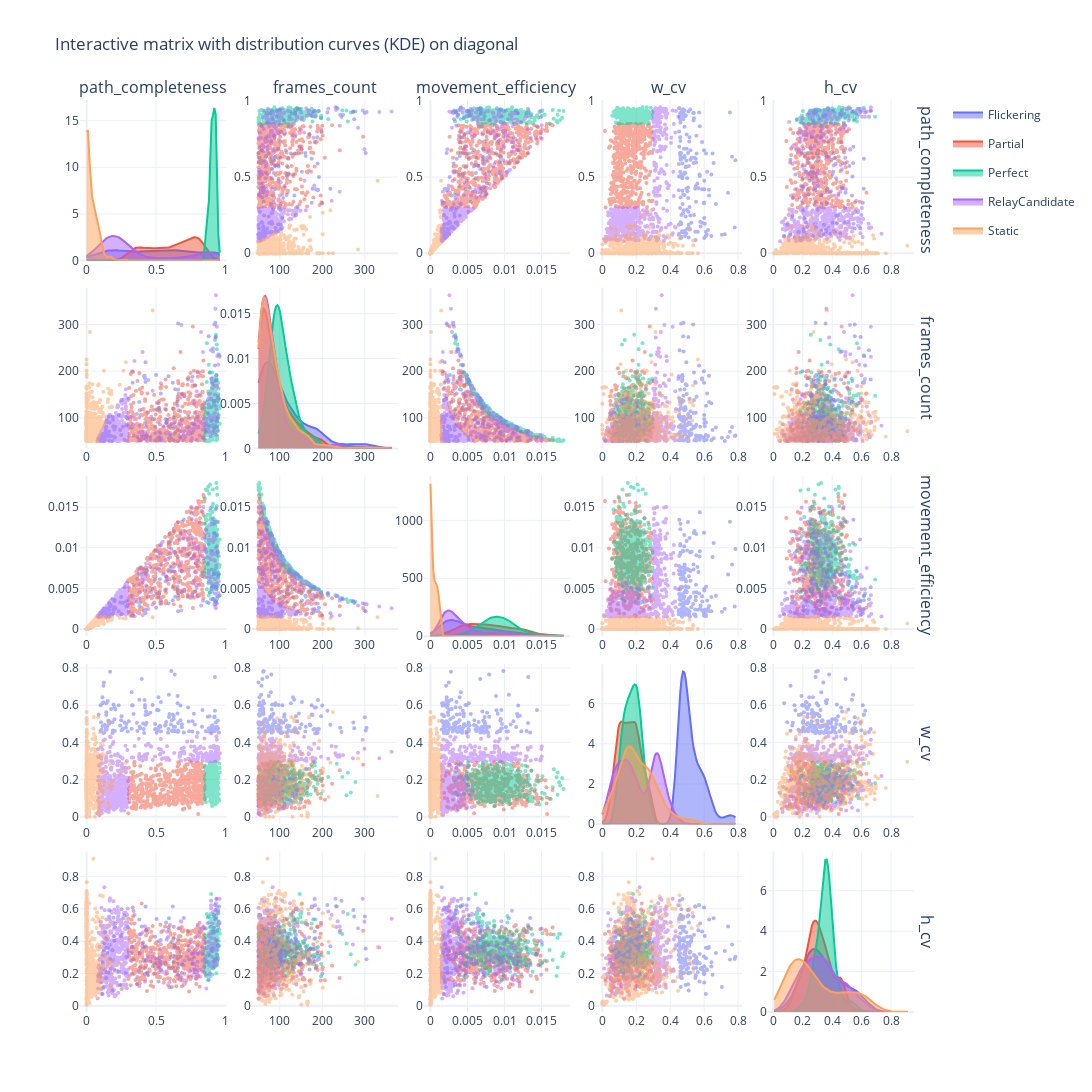

The notebook cell saved with this chart:
### Code cell
fig = plot_interactive_matrix(final_summary, max_points_per_category=500)
fig.show()
